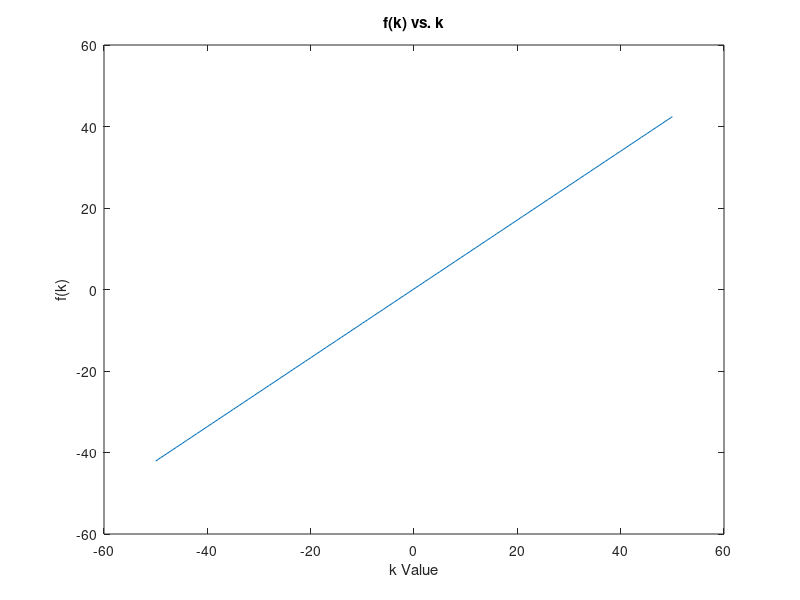

Recreate this plot in MATLAB.
%% Header

% -----------------------------------
%    HOMEWORK 2
%
%    Author:      Hunter Ducharme
%    Class:       AERO 220
%    Professor:   Dr. Raihan
%    Due date:    17 Feb 2017
% -----------------------------------

%%%% 
clear; close all; clc;

problem = 6;                     %#ok<NASGU> % Select a default number.
problem = input('Choose a problem (1-6): '); % Prompt the user for a number.

% Use a 'switch' statement to allow selection of different problems
switch(problem)
    
    case 1
        %% Exercise 1: Error Conceptual Questions.
        % 
        % *Truncation error:* A truncation error occurs when using an
        % approximation in place of an exact mathematical procedure (e.g.
        % Taylor Series). The size of the truncation error is proportional
        % to the number of iterations.
        %
        % *Round-off error:* A round-off error is the difference between an
        % approximation of a number and the actual exact value of that
        % number. Round off errors dominate during large computations (i.e.
        % a lot of computations) and adding a large number to a small
        % number.
    
    case 2
        %% Exercise 2: Observing errors using chop().
        clc; clear; close;
        
        % 2.1 Evaluate the cubic polynomial at x = 1.32.
        a = 1.32;

        % f(1.32) with regular machine error.
        machinePrecision = (3.15*a^2) - (2.11*a) + 4;
        % f(1.32) using 3 sig figs at each arithmetic operation.
        threeSigFigs = chop((3.15)*(a^2), 3) - chop(2.11*a, 3) + 4;
        % Calculate errors for 2.1.
        absoluteError = abs(machinePrecision - threeSigFigs);
        relativeError = absoluteError/abs(machinePrecision);
        
        % 2.2 Repeat 2.1 but with nested multiplication.
        i = chop(3.15*a, 3);
        j = chop(a-2.11, 3);
        k = chop(j*a, 3);
        l = chop(k+4.01, 3);
        % Calculate errors for 2.2.
        absoluteError2 = abs(machinePrecision - l);
        relativeError2 = absoluteError2/abs(machinePrecision);
        
    case 3
        %% Exercise 3: Approximate e^(-4) using taylor series.
        clc; clear; close;
        
        precision = 4;             % The amount of digits to keep.
        iterations = 7;            % The number of iterations to use.
        trueValue = 1.832*10^(-2); % True value of e^(-4).
        
        % 3a.
        approximationA = 0; % The approximation of part 3.a.
        for i = 0:iterations
            approximationA = approximationA + ((-1)^i)*(4^i)/(factorial(i));
        end
        
        % 3b.
        approximation = 0;
        for i = 0:iterations
            approximation = (approximation) + (4^i)/(factorial(i));
        end
        
        % The approximation of part 3b.
        approximationB = (1/approximation);
        
        % Compute errors for both cases. 
        absoluteErrorA = abs(trueValue - approximationA);
        absoluteErrorB = abs(trueValue - approximationB);
        relativeErrorA = absoluteErrorA/abs(trueValue);
        relativeErrorB = absoluteErrorB/abs(trueValue);
        
        fprintf('Part 3b is more accurate because it avoids the summation over large terms with opposite terms.');
        
    case 4
        %% Exercise 4: Find real root of f(x) = ln(x).
        clc; clear; close;
        
        % 4a. Use bisection method.
        f = @(x) log(x); % Function to find root of.
        error = 0.1;     % Error tolerance.
        a = 0.5;         % Lower bound.
        b = 5;           % Upper bound.
        c = b;           % Midpoint of the interval.
        
        while f(c) > error
            % Calculate the midpoint.
            c = (a+b)/2;
            
            % If c is the root, break the loop.
            if f(c) == 0
                break;
            % Elseif f(a) & f(c) have opposite signs, move the upper bound
            % to c.
            elseif (f(a)*f(c) < 0)
                b = c;
            % Else, move the lower bound to c.
            else 
                a = c;
            end
        end
        
        % 4b. Use secant method.
        xNMinusOne = 0.5; % Lower bound.
        xN = 5;           % Upper bound.
        % Intersection point.
        xNPlusOne = (xNMinusOne) - (f(xNMinusOne)*(xN - xNMinusOne)/(f(xN) - f(xNMinusOne)));
        
        while abs(f(xNPlusOne)) > error 
            % Calculate intersection point.
            xNPlusOne = (xNMinusOne) - (f(xNMinusOne)*(xN - xNMinusOne)/(f(xN) - f(xNMinusOne)));

            % Update the x values.
            xNMinusOne = xN;
            xN = xNPlusOne;
        end
        
    case 5
        %% Exercise 5: Determing the value of k that satisfies the equation.
        clc; clear; close;
        
        f = @(k,M) 1 + (k-1)*((1.3^2)/2)^(k/(k-1)); % Function in question.
        M = 0.5;  % Mach number.
        p0 = 415; % kPa
        p1 = 350; % kPa
        p = p0/p1;
        
        range = -50:50;
        plot(range, f(range, M));
        title('f(k) vs. k');
        xlabel('k Value');
        ylabel('f(k)');
        
        a = -50;         % Lower bound.
        b = 50;          % Upper bound.
        c = b;           % Regula-falsi point.
        n = 1;           % Iteration counter.
        error = 10^(-5); % Error tolerance.

        % Look for root until error tolerance is met.
        while abs(f(c)) > error
            % Calculate the regula-falsi point.
            c = a - f(a)*(b-a)/(f(b)-f(a));
            % If a and c give the same sign for y, then move a up to c.
            if sign(f(c)) == sign(f(a))
                a = c;     
            % Else, move b down to c.
            else
                b = c;
            end
        end

    case 6
        %% Exercise 6: Use taylor series to simplify equation.
        %
        % Done on piece of paper.
    otherwise
        error('Invalid Problem Number'); %#ok<NOEFF>
end